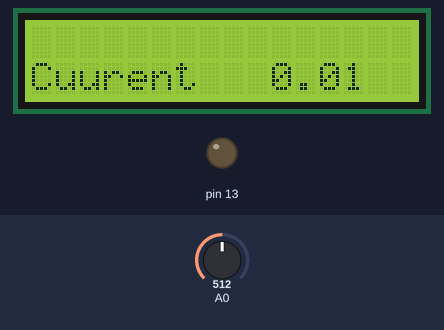
Simulated run of this sketch. Board: Arduino Uno, built with avr-gcc and run on an emulated ATmega328P. Parts: 16×2 character LCD, output pins drawn as LEDs (lit = HIGH). The test bench sets the inputs (shaded band); at power-on: A0 = 512. What the sketch prints to the serial monitor is not drawn.

Above: at 1.8 s.
1.9 s: A0 set to 539
At 4.7 s:
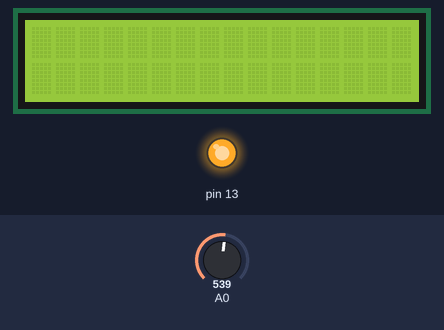
4.9 s: A0 set to 511
At 6.0 s:
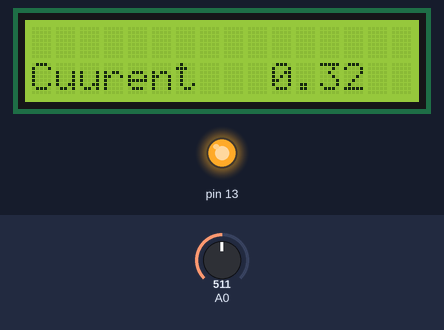
7.9 s: A0 set to 306
At 10.1 s:
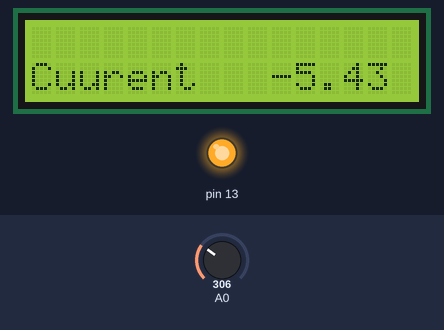
Timing chart, 0 to 11.6 s (numbered marks = the images above; inputs shaded):
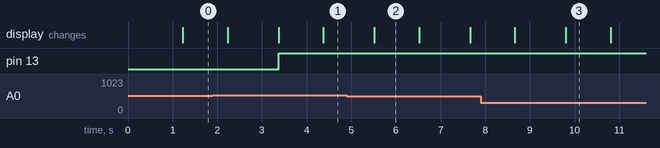

Measured:
- the behaviour switches between 530 and 531 on A0 (found by bisection; images 0 and 1)
- after the input at 1.9 s, pin 13: LOW → HIGH after 1.5 s; the display: first differs from a run without the input after 1.5 s (image 1 shows a later state)
- after the input at 4.9 s, the display: changes after 0.62 s (image 2)
- after the input at 7.9 s, the display: first differs from a run without the input after 1.9 s (image 3)
- what the display in image 2 shows lasts 1.0 s, from 5.5 s to 6.5 s

The sketch:

TestLibrary.ino
```cpp
#include <LiquidCrystal.h>
#include <ACS712.h>
#include <Keypad.h>
unsigned long startMillis;
unsigned long endMillis;
double energy = 0;
const byte ROWS = 4; //four rows
const byte COLS = 3; //three columns
char keys[ROWS][COLS] = {
  {'1','2','3'},
  {'4','5','6'},
  {'7','8','9'},
  {'#','0','*'}
};
byte rowPins[ROWS] = {3, 2, A5, A4}; //connect to the row pinouts of the keypad
byte colPins[COLS] = {4, 6, 5}; //connect to the column pinouts of the keypad

Keypad keypad = Keypad( makeKeymap(keys), rowPins, colPins, ROWS, COLS ); // set Key pad
LiquidCrystal lcd(12, 11, 10, 9, 8, 7); // set LCD
// We have 5 amps version sensor connected to A0 pin of arduino
// Replace with your version if necessary
ACS712 sensor(ACS712_05B, A0);


void setup(){
  Serial.begin(9600);

  Serial.println("Calibrating... Ensure that no current flows through the sensor at this moment");
  int zero = sensor.calibrate();
  Serial.println("Done!");
  Serial.println("Zero point for this sensor = " + zero);
  lcd.begin(16, 2);
  pinMode(13, OUTPUT);
  startMillis = millis();
}

void loop(){
    // Read current from sensor
  float I1 = 0;
  for(int i = 0; i < 1000; i++) {
    I1 = I1 + (.0264 * analogRead(A0) -13.51);
    delay(1);
  }
  I1 = I1 /1000;

  Serial.println("Total Current: ");
  // Send it to serial
  Serial.println(String("I = ") + I1 + " A");
  double power = I1 * 5;
  endMillis = millis();
  unsigned long totalTime = totalTime+(endMillis - startMillis);
//  Serial.print("Time ");
//  Serial.println(totalTime);
  energy=(totalTime/1000)*power;
  if(energy  >= 5){
  digitalWrite(13, HIGH);
  }

  lcd.setCursor(0, 1);
  lcd.println("Cuurent ");
  lcd.println(I1);
  startMillis = millis();
  // Wait a second before the new measurement
  delay(1000);
//  char key = keypad.getKey();
//  Serial.println(key);
//  lcd.print(key);
  lcd.clear();

}
```
